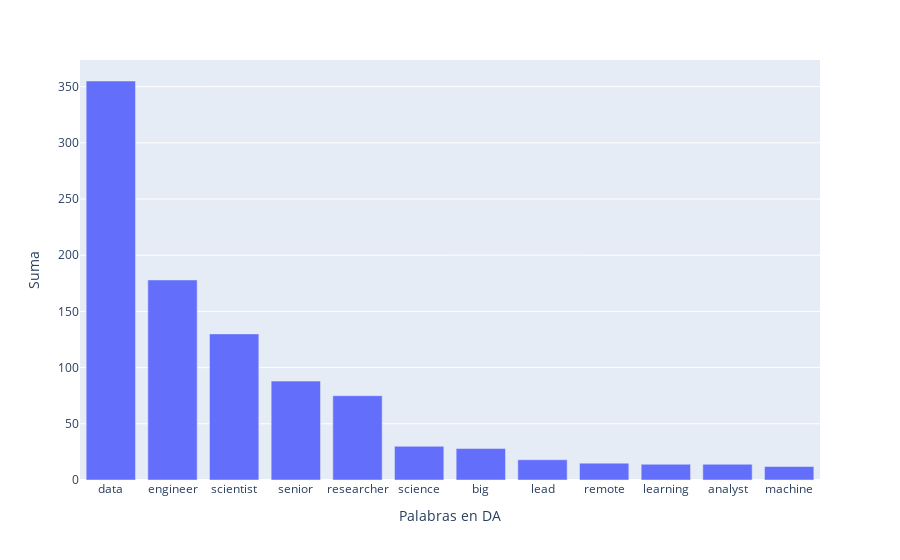

Source (notebook cell):
### Code cell
fig = px.bar(df_puesto_ds, x='Palabras en DA', y='Suma',
            labels={'x':'Palabras en DA', 'y':'Suma'})
fig.show()

### Figure 1 — Plotly figure (JSON) as saved in the notebook; plotly's stock layout.template omitted (floating-point values rounded to 4 significant figures)
{"data": [{"alignmentgroup": "True", "hovertemplate": "Palabras en DA=%{x}<br>Suma=%{y}<extra></extra>", "legendgroup": "", "marker": {"color": "#636efa"}, "name": "", "offsetgroup": "", "orientation": "v", "showlegend": false, "textposition": "auto", "type": "bar", "x": ["data", "engineer", "scientist", "senior", "researcher", "science", "big", "lead", "remote", "learning", "analyst", "machine"], "xaxis": "x", "y": [355, 178, 130, 88, 75, 30, 28, 18, 15, 14, 14, 12], "yaxis": "y"}], "layout": {"barmode": "relative", "legend": {"tracegroupgap": 0}, "margin": {"t": 60}, "xaxis": {"anchor": "y", "domain": [0, 1], "title": {"text": "Palabras en DA"}}, "yaxis": {"anchor": "x", "domain": [0, 1], "title": {"text": "Suma"}}}}
